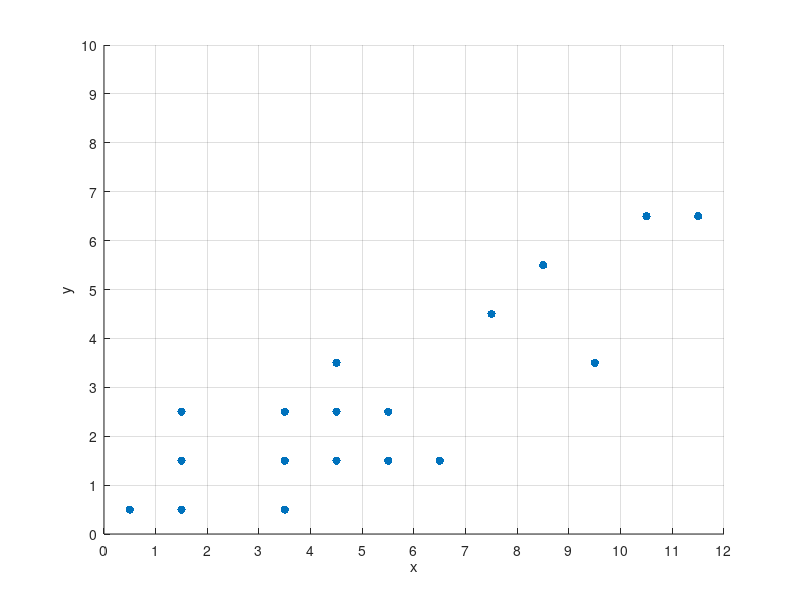

Recreate this plot in MATLAB. (Note: this script raises an error after producing the figure.)
clc;
clear all;
close all;

fileID = fopen('input.txt', 'r');
formatSpec = '%f %f';
sizeA = [2 inf];

A = fscanf(fileID,formatSpec,sizeA);
A = A';
[m,n] = size(A);
A = A-0.5;

figure;
hold on;
scatter(A(:,1),A(:,2), 'filled');
xlabel('x');
ylabel('y');
tickValues = 0:1:12;
set(gca, 'XTick', tickValues);
set(gca, 'YTick', tickValues);
grid on;
axis([0 12 0 10]);




fileID = fopen('mwtOutputSorted.txt', 'r');
formatSpec = '%f %f %f %f';
sizeA = [4 inf];

A = fscanf(fileID,formatSpec,sizeA);
A = A';
[m,n] = size(A);

for i=1:m
    x = [A(i,1) A(i,3)];
    y = [A(i,2) A(i,4)];

    hold on;
    plot(x,y);
end
hold off;